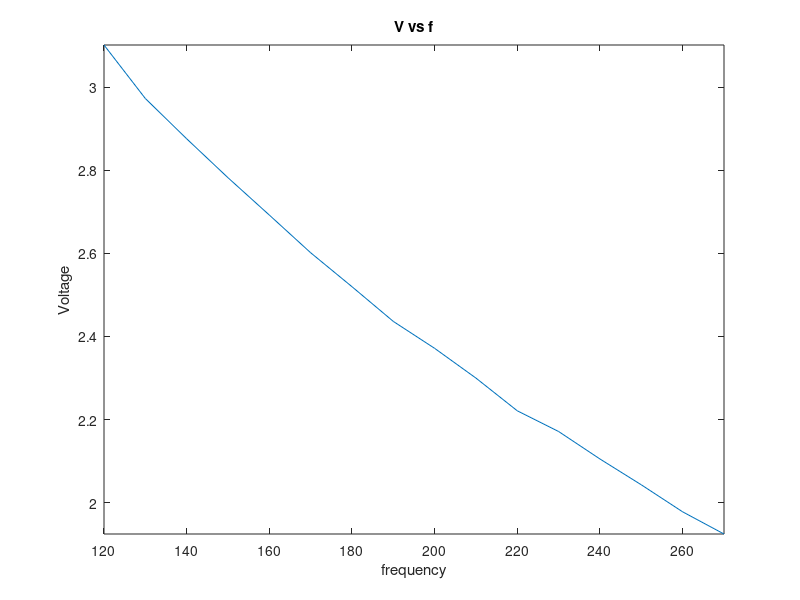

Write MATLAB code to recreate this figure.
f=[120 130 140 150 160 170 180 190 200 210 220 230 240 250 260 270];
V=[3.1012 2.9725 2.8756 2.7819 2.6921 2.6014 2.5197 2.4362 2.3714 2.2998 2.2211 2.1713 2.1052 2.0431 1.9781 1.9248];
plot(f,V);
xlabel("frequency");
ylabel("Voltage");
title("V vs f");
axis('tight');